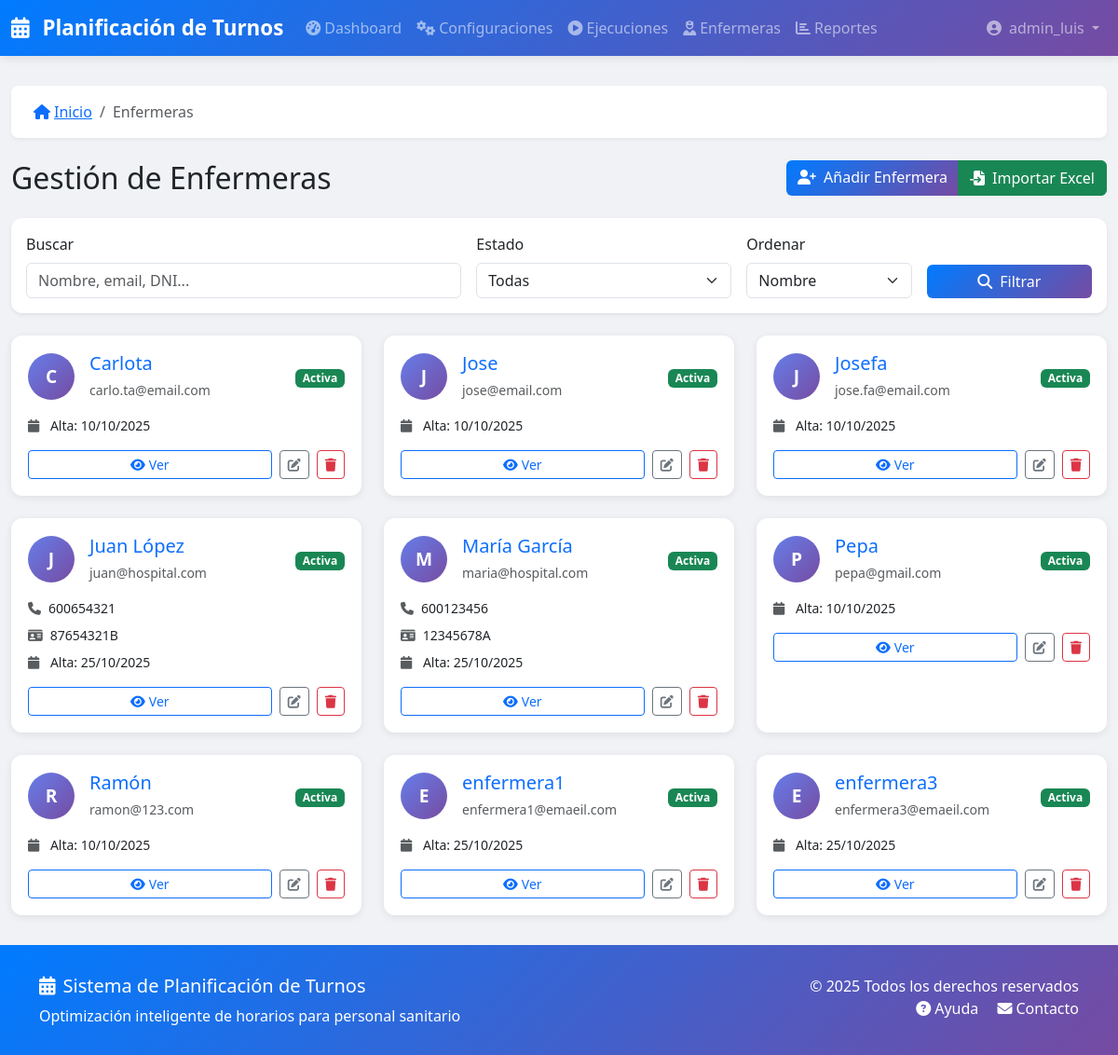
Page /enfermeras/ (signed in, upper part) on the earlier database version.
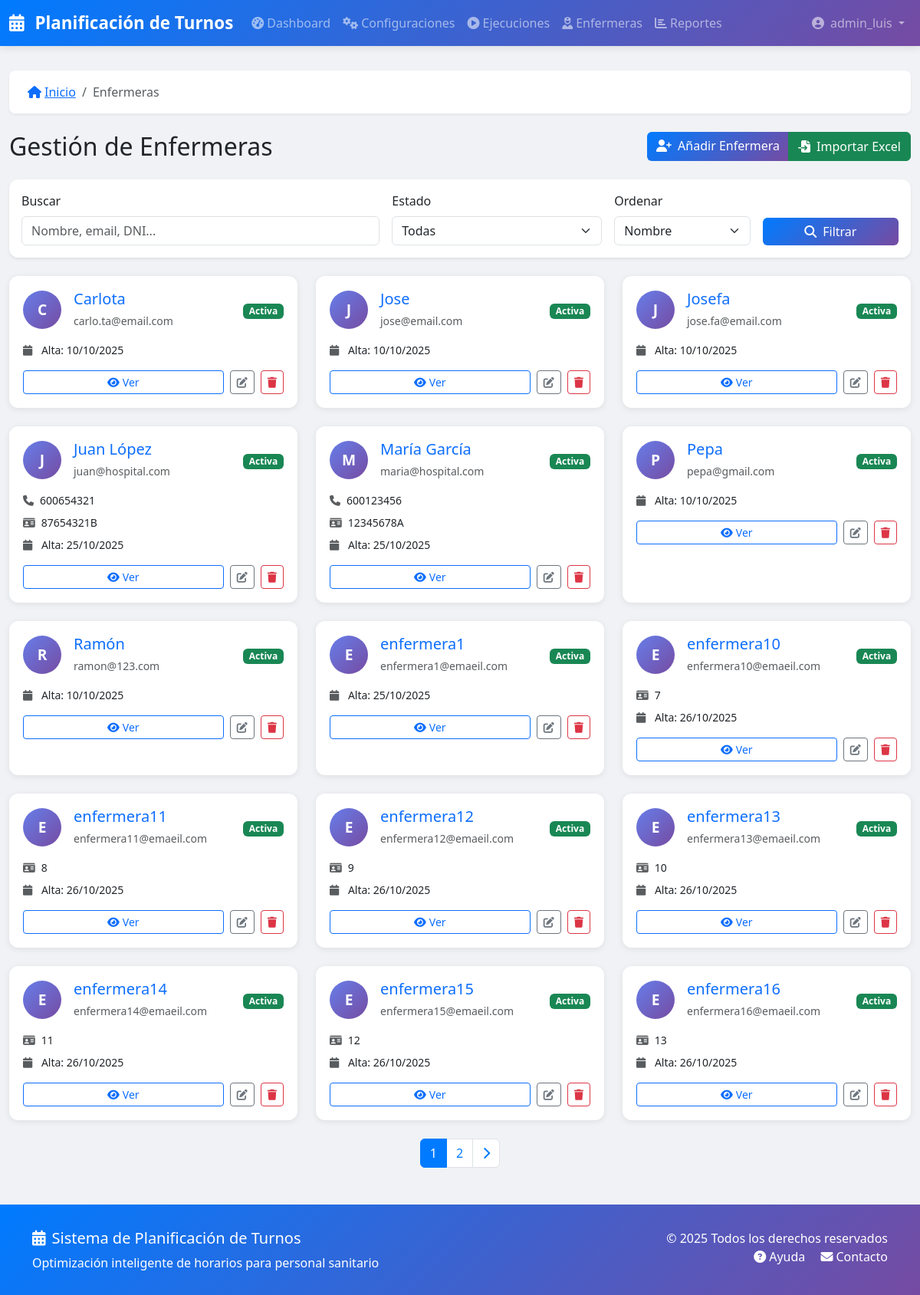
Same page on the later database version.
### turnos/models.py (models this page shows, shortened)
class Enfermera(models.Model):
    nombre = models.CharField(_('Nombre'), max_length=200)
    email = models.EmailField(_('Email'), unique=True)
    telefono = models.CharField(_('Teléfono'), max_length=20, blank=True)
    dni = models.CharField(_('DNI'), max_length=20, blank=True, unique=True, null=True)
    activa = models.BooleanField(_('Activa'), default=True)
    fecha_alta = models.DateField(_('Fecha de alta'), auto_now_add=True)
    preferencias = models.JSONField(_('Preferencias'), default=dict, blank=True)
    notas = models.TextField(_('Notas'), blank=True)
    class Meta:
        verbose_name = _('Enfermera')
        verbose_name_plural = _('Enfermeras')
        ordering = ['nombre']

### turnos/views.py (the view)
# urls.py: path('enfermeras/', views.EnfermeraListView.as_view(), name='enfermera_lista'),
class EnfermeraListView(LoginRequiredMixin, SearchMixin, PaginationMixin, ListView):
    model = Enfermera
    template_name = 'turnos/enfermera_list.html'
    context_object_name = 'enfermeras'
    paginate_by = 15
    search_fields = ['nombre', 'email', 'dni']
    def get_queryset(self):
        queryset = super().get_queryset()
        estado = self.request.GET.get('estado')
        if estado == 'activa':
            queryset = queryset.filter(activa=True)
        elif estado == 'inactiva':
            queryset = queryset.filter(activa=False)
        orden = self.request.GET.get('orden', 'nombre')
        queryset = queryset.order_by(orden)
        return queryset

### turnos/mixins.py (called while the page is built)
    def get_paginate_by(self, queryset):
        per_page = self.request.GET.get('per_page')
        if per_page and per_page.isdigit():
            return min(int(per_page), 100)  # Máximo 100
        return self.paginate_by

    def get_queryset(self):
        queryset = super().get_queryset()
        search_query = self.request.GET.get(self.search_param)
        if search_query and self.search_fields:
            from django.db.models import Q
            q_objects = Q()
            for field in self.search_fields:
                q_objects |= Q(**{f'{field}__icontains': search_query})
            queryset = queryset.filter(q_objects)
        return queryset

### turnos/templatetags/turnos_extras.py (called while the page is built)
@register.filter
def activo_badge(value):
    if value:
        return mark_safe('<span class="badge bg-success">Activa</span>')
    return mark_safe('<span class="badge bg-secondary">Inactiva</span>')

### turnos/templates/turnos/enfermera_list.html (shortened to what the changed rows need)
{% extends 'base.html' %}
{% load static %}
{% load i18n %}
{% load turnos_extras %}
{% block content %}
<div class="d-flex justify-content-between align-items-center mb-4">
    <h2 class="mb-0">{% trans "Gestión de Enfermeras" %}</h2>
</div>
{% if enfermeras %}
<div class="row row-cols-1 row-cols-md-2 row-cols-lg-3 g-4">
    {% for enfermera in enfermeras %}
    <div class="col">
        <div class="card h-100 enfermera-card {% if not enfermera.activa %}inactive{% endif %}">
            <div class="card-body">
                <div class="d-flex align-items-center mb-3">
                    <div class="user-avatar me-3">
                        {{ enfermera.nombre|first|upper }}
                    </div>
                    <div class="flex-grow-1">
                        <h5 class="mb-1">
                            <a href="{% url 'turnos:enfermera_detalle' enfermera.id %}" class="text-decoration-none">
                                {{ enfermera.nombre }}
                            </a>
                        </h5>
                        <small class="text-muted">{{ enfermera.email }}</small>
                    </div>
                    <div>
                        {{ enfermera.activa|activo_badge }}
                    </div>
                </div>
                {% if enfermera.telefono %}
                <p class="mb-2 small">
                    <i class="fas fa-phone text-muted me-2"></i>{{ enfermera.telefono }}
                </p>
                {% endif %}
                {% if enfermera.dni %}
                <p class="mb-2 small">
                    <i class="fas fa-id-card text-muted me-2"></i>{{ enfermera.dni }}
                </p>
                {% endif %}
                <p class="mb-3 small">
                    <i class="fas fa-calendar text-muted me-2"></i>
                    {% trans "Alta:" %} {{ enfermera.fecha_alta|date:"d/m/Y" }}
                </p>
                <div class="d-flex gap-2">
                    <a href="{% url 'turnos:enfermera_detalle' enfermera.id %}"
                       class="btn btn-sm btn-outline-primary flex-grow-1">
                        <i class="fas fa-eye me-1"></i>{% trans "Ver" %}
                    </a>
                    <a href="{% url 'turnos:enfermera_editar' enfermera.id %}"
                       class="btn btn-sm btn-outline-secondary">
                        <i class="fas fa-edit"></i>
                    </a>
                    <a href="{% url 'turnos:enfermera_eliminar' enfermera.id %}"
                       class="btn btn-sm btn-outline-danger">
                        <i class="fas fa-trash"></i>
                    </a>
                </div>
            </div>
        </div>
    </div>
    {% endfor %}
</div>
{% if is_paginated %}
<nav class="mt-4">
    <ul class="pagination justify-content-center">
        {% for num in page_obj.paginator.page_range %}
            {% if page_obj.number == num %}
                <li class="page-item active">
                    <span class="page-link">{{ num }}</span>
                </li>
            {% elif num > page_obj.number|add:'-3' and num < page_obj.number|add:'3' %}
                <li class="page-item">
                    <a class="page-link" href="?page={{ num }}{% if request.GET.q %}&q={{ request.GET.q }}{% endif %}">
                        {{ num }}
                    </a>
                </li>
            {% endif %}
        {% endfor %}
        {% if page_obj.has_next %}
        <li class="page-item">
            <a class="page-link" href="?page={{ page_obj.next_page_number }}{% if request.GET.q %}&q={{ request.GET.q }}{% endif %}">
                <i class="fas fa-chevron-right"></i>
            </a>
        </li>
        {% endif %}
    </ul>
</nav>
{% endif %}
{% endif %}
{% endblock %}

Differences in the rows shown:
no longer on this page (row unchanged): Enfermera: nombre|first "E", nombre "enfermera3", email "enfermera3@emaeil.com", activa|activo_badge "Activa", fecha_alta "25/10/2025"
added Enfermera: nombre|first "E", nombre "enfermera10", email "enfermera10@emaeil.com", activa|activo_badge "Activa", dni "7", fecha_alta "26/10/2025"
added Enfermera: nombre|first "E", nombre "enfermera11", email "enfermera11@emaeil.com", activa|activo_badge "Activa", dni "8", fecha_alta "26/10/2025"
added Enfermera: nombre|first "E", nombre "enfermera12", email "enfermera12@emaeil.com", activa|activo_badge "Activa", dni "9", fecha_alta "26/10/2025"
added Enfermera: nombre|first "E", nombre "enfermera13", email "enfermera13@emaeil.com", activa|activo_badge "Activa", dni "10", fecha_alta "26/10/2025"
added Enfermera: nombre|first "E", nombre "enfermera14", email "enfermera14@emaeil.com", activa|activo_badge "Activa", dni "11", fecha_alta "26/10/2025"
added Enfermera: nombre|first "E", nombre "enfermera15", email "enfermera15@emaeil.com", activa|activo_badge "Activa", dni "12", fecha_alta "26/10/2025"
added Enfermera: nombre|first "E", nombre "enfermera16", email "enfermera16@emaeil.com", activa|activo_badge "Activa", dni "13", fecha_alta "26/10/2025"
Other differences:
new list line: "1"
new list line: "2"
